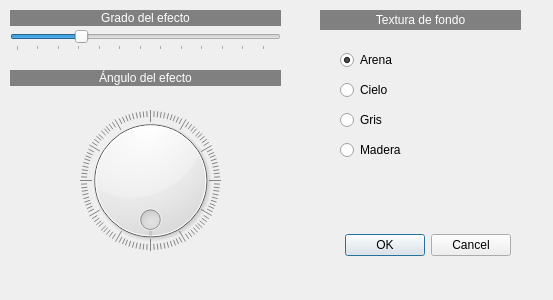
<?xml version="1.0" encoding="UTF-8"?>
<ui version="4.0">
 <class>Bajorrelieve</class>
 <widget class="QDialog" name="Bajorrelieve">
  <property name="geometry">
   <rect>
    <x>0</x>
    <y>0</y>
    <width>553</width>
    <height>300</height>
   </rect>
  </property>
  <property name="windowTitle">
   <string>Dialog</string>
  </property>
  <widget class="QDialogButtonBox" name="buttonBox">
   <property name="geometry">
    <rect>
     <x>310</x>
     <y>230</y>
     <width>201</width>
     <height>31</height>
    </rect>
   </property>
   <property name="orientation">
    <enum>Qt::Horizontal</enum>
   </property>
   <property name="standardButtons">
    <set>QDialogButtonBox::Cancel|QDialogButtonBox::Ok</set>
   </property>
  </widget>
  <widget class="QSlider" name="horizontalSlider">
   <property name="geometry">
    <rect>
     <x>10</x>
     <y>30</y>
     <width>271</width>
     <height>21</height>
    </rect>
   </property>
   <property name="minimum">
    <number>0</number>
   </property>
   <property name="maximum">
    <number>400</number>
   </property>
   <property name="pageStep">
    <number>16</number>
   </property>
   <property name="value">
    <number>100</number>
   </property>
   <property name="orientation">
    <enum>Qt::Horizontal</enum>
   </property>
   <property name="tickPosition">
    <enum>QSlider::TicksBelow</enum>
   </property>
   <property name="tickInterval">
    <number>32</number>
   </property>
  </widget>
  <widget class="QLabel" name="label">
   <property name="geometry">
    <rect>
     <x>10</x>
     <y>10</y>
     <width>271</width>
     <height>16</height>
    </rect>
   </property>
   <property name="styleSheet">
    <string notr="true">background-color: rgb(128, 128, 128);
color: rgb(255, 255, 255);</string>
   </property>
   <property name="text">
    <string>Grado del efecto</string>
   </property>
   <property name="alignment">
    <set>Qt::AlignCenter</set>
   </property>
  </widget>
  <widget class="QLabel" name="label_2">
   <property name="geometry">
    <rect>
     <x>10</x>
     <y>70</y>
     <width>271</width>
     <height>16</height>
    </rect>
   </property>
   <property name="styleSheet">
    <string notr="true">background-color: rgb(128, 128, 128);
color: rgb(255, 255, 255);</string>
   </property>
   <property name="text">
    <string>Ángulo del efecto</string>
   </property>
   <property name="alignment">
    <set>Qt::AlignCenter</set>
   </property>
  </widget>
  <widget class="QDial" name="dial">
   <property name="geometry">
    <rect>
     <x>80</x>
     <y>110</y>
     <width>141</width>
     <height>141</height>
    </rect>
   </property>
   <property name="maximum">
    <number>360</number>
   </property>
   <property name="wrapping">
    <bool>true</bool>
   </property>
   <property name="notchTarget">
    <double>3.000000000000000</double>
   </property>
   <property name="notchesVisible">
    <bool>true</bool>
   </property>
  </widget>
  <widget class="QLabel" name="label_3">
   <property name="geometry">
    <rect>
     <x>320</x>
     <y>10</y>
     <width>201</width>
     <height>20</height>
    </rect>
   </property>
   <property name="styleSheet">
    <string notr="true">background-color: rgb(128, 128, 128);
color: rgb(255, 255, 255);</string>
   </property>
   <property name="text">
    <string>Textura de fondo</string>
   </property>
   <property name="alignment">
    <set>Qt::AlignCenter</set>
   </property>
  </widget>
  <widget class="QRadioButton" name="radioButton">
   <property name="geometry">
    <rect>
     <x>340</x>
     <y>50</y>
     <width>95</width>
     <height>20</height>
    </rect>
   </property>
   <property name="text">
    <string>Arena</string>
   </property>
   <property name="checked">
    <bool>true</bool>
   </property>
  </widget>
  <widget class="QRadioButton" name="radioButton_2">
   <property name="geometry">
    <rect>
     <x>340</x>
     <y>80</y>
     <width>95</width>
     <height>20</height>
    </rect>
   </property>
   <property name="text">
    <string>Cielo</string>
   </property>
  </widget>
  <widget class="QRadioButton" name="radioButton_3">
   <property name="geometry">
    <rect>
     <x>340</x>
     <y>140</y>
     <width>95</width>
     <height>20</height>
    </rect>
   </property>
   <property name="text">
    <string>Madera</string>
   </property>
  </widget>
  <widget class="QRadioButton" name="radioButton_4">
   <property name="geometry">
    <rect>
     <x>340</x>
     <y>110</y>
     <width>95</width>
     <height>20</height>
    </rect>
   </property>
   <property name="text">
    <string>Gris</string>
   </property>
  </widget>
 </widget>
 <resources/>
 <connections>
  <connection>
   <sender>buttonBox</sender>
   <signal>accepted()</signal>
   <receiver>Bajorrelieve</receiver>
   <slot>accept()</slot>
   <hints>
    <hint type="sourcelabel">
     <x>248</x>
     <y>254</y>
    </hint>
    <hint type="destinationlabel">
     <x>157</x>
     <y>274</y>
    </hint>
   </hints>
  </connection>
  <connection>
   <sender>buttonBox</sender>
   <signal>rejected()</signal>
   <receiver>Bajorrelieve</receiver>
   <slot>reject()</slot>
   <hints>
    <hint type="sourcelabel">
     <x>316</x>
     <y>260</y>
    </hint>
    <hint type="destinationlabel">
     <x>286</x>
     <y>274</y>
    </hint>
   </hints>
  </connection>
 </connections>
</ui>
